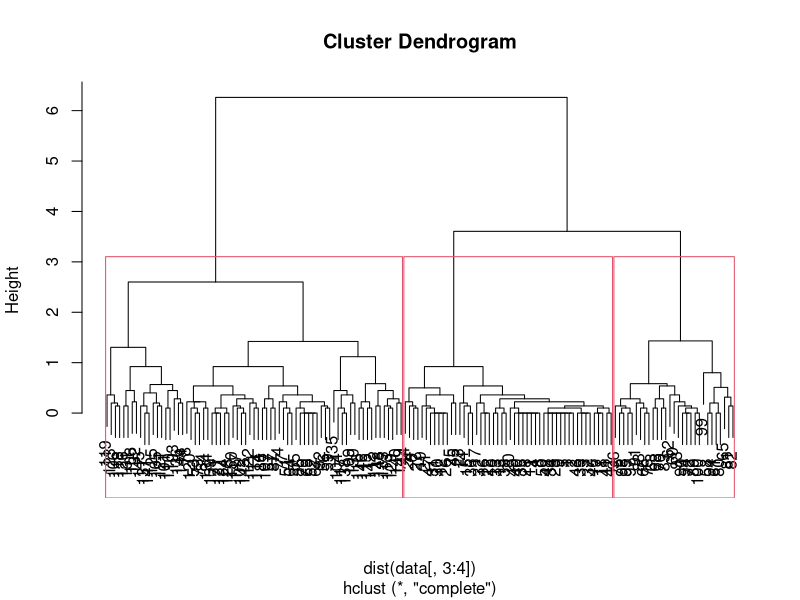
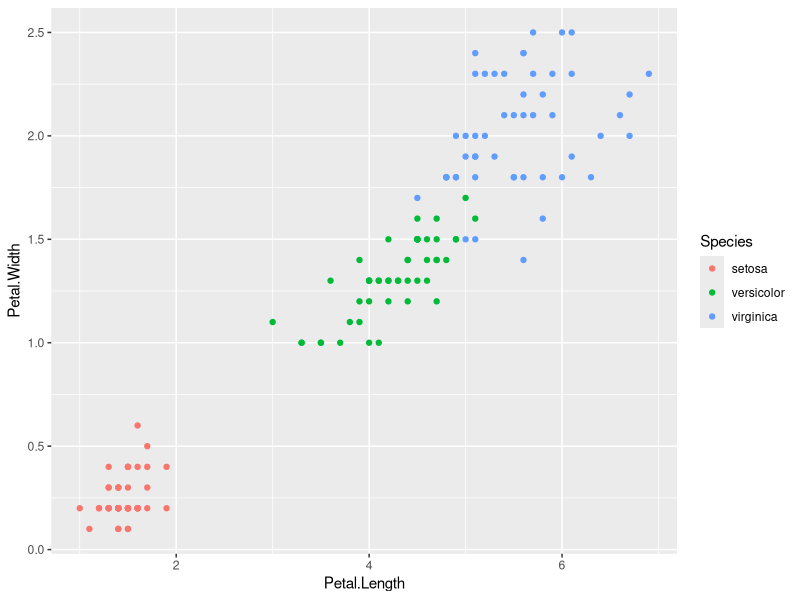
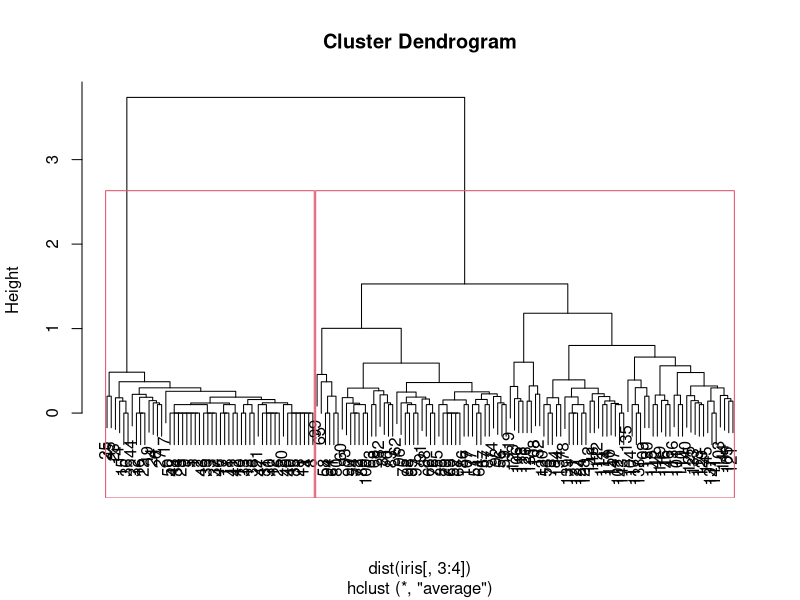
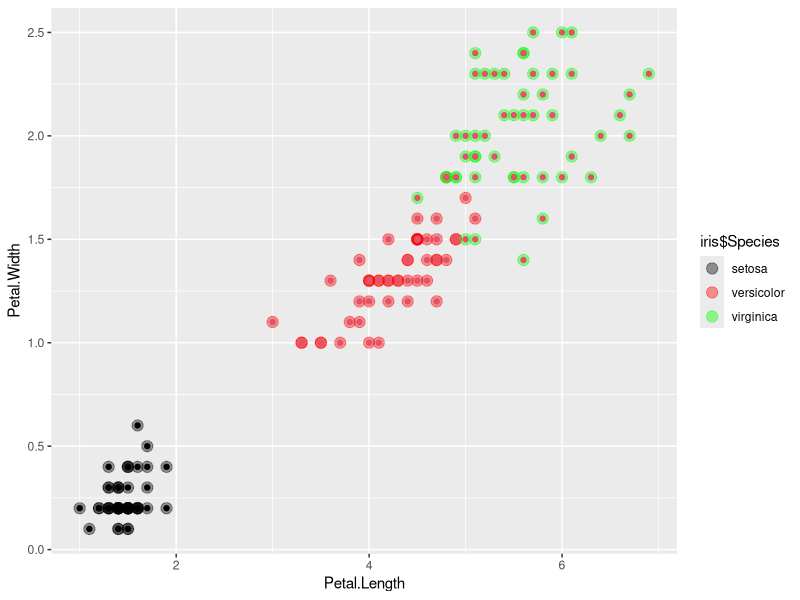

Generate these figures, in order, with R:
rm(list = ls())


par(mfrow =c(1,1))


data <- iris

head(data)

set.seed(20)

clusters <- hclust(dist(data[,3:4]))

plot(clusters)

rect.hclust(clusters , h = 3)

clustersCut <- cutree(clusters ,3)

clustersCut


table(clustersCut , iris$Species)

library(ggplot2)

ggplot(iris , aes(Petal.Length , Petal.Width , color = Species)) + geom_point()

clusters <- hclust(dist(iris[,3:4] ), method = "average")

plot(clusters)

rect.hclust(clusters , h = 3)

clustersCut <- cutree( clusters, h = 3)
table(clustersCut)

table(clustersCut , iris$Species)

ggplot(iris , aes(Petal.Length , Petal.Width , color = iris$Species)) + 
  geom_point(alpha = 0.4 , size = 3.5) +geom_point(col = clustersCut)+
  scale_color_manual(values = c('black' , 'red' ,'green'))

































